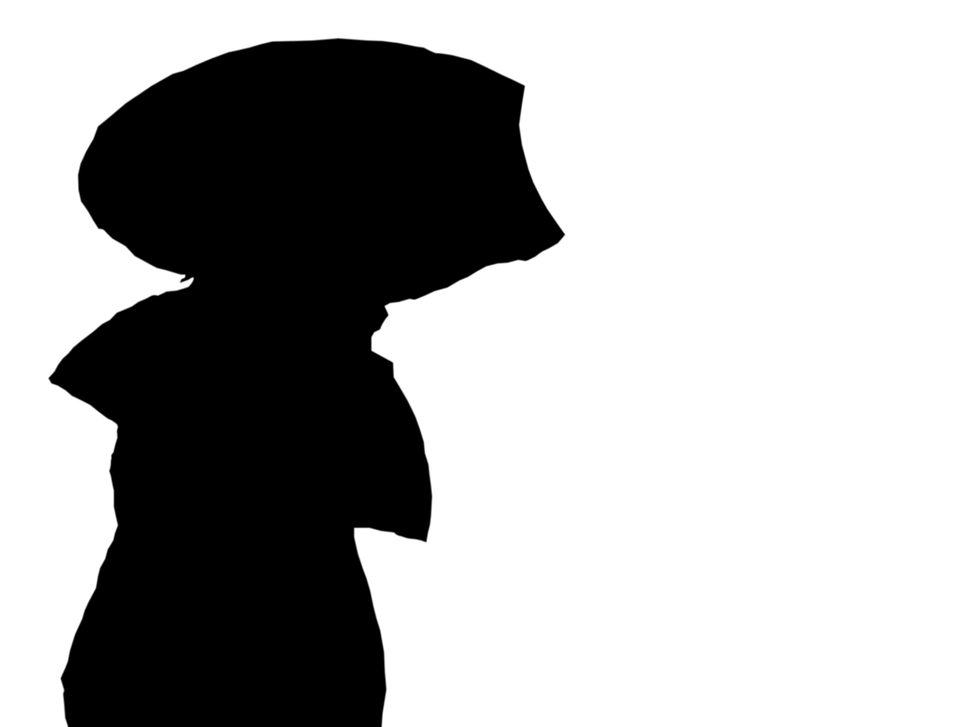
#> input picture syst/MFS/UGD/41.png, 970 x 727 px, shrunk from 2048 x 1536 before the run
$ python test.py
#> lines starting #> are read from the running program, lines starting #| are printed output that depends on the picture
import cv2
import os
import numpy as np

# [25 lines of commented-out code are left out]
mask=cv2.imread('41.png',cv2.IMREAD_GRAYSCALE)
#> mask is the input picture: shape (727, 970); min 0, max 255, mean 172.4
mask=255-mask
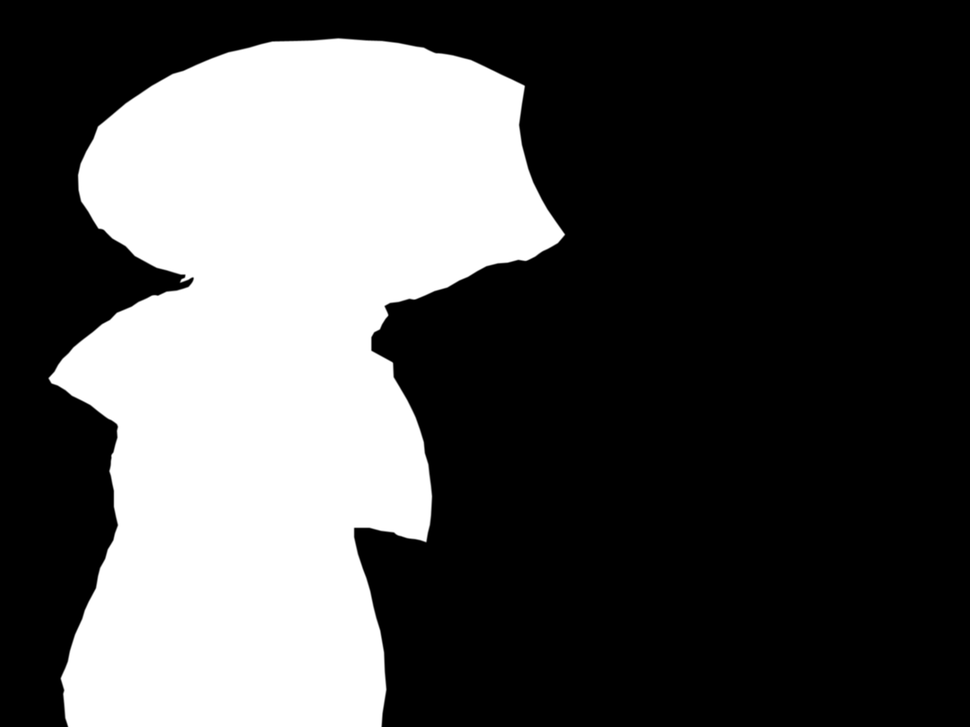
#> mask: shape (727, 970); min 0, max 255, mean 82.6
cv2.imwrite('true.png',mask)
